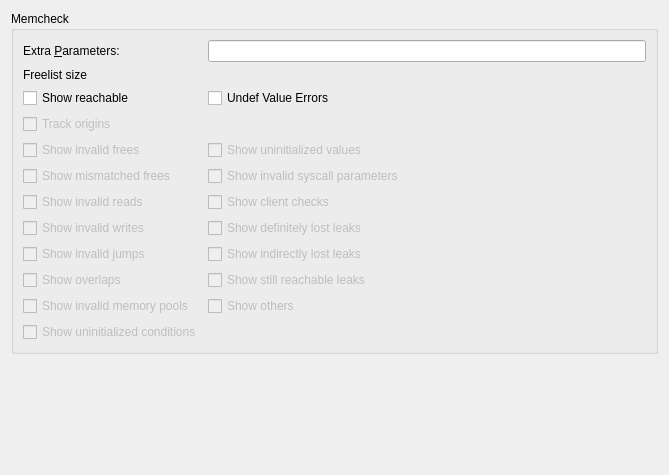
<?xml version="1.0" encoding="UTF-8"?>
<ui version="4.0">
 <class>ValgrindMemcheckConfig</class>
 <widget class="QWidget" name="ValgrindMemcheckConfig">
  <property name="geometry">
   <rect>
    <x>0</x>
    <y>0</y>
    <width>669</width>
    <height>475</height>
   </rect>
  </property>
  <layout class="QVBoxLayout">
   <item>
    <widget class="QGroupBox" name="groupBox">
     <property name="title">
      <string>Memcheck</string>
     </property>
     <layout class="QGridLayout">
      <item row="2" column="0">
       <widget class="QLabel" name="label_3">
        <property name="text">
         <string>Extra &amp;Parameters:</string>
        </property>
        <property name="buddy">
         <cstring>memcheckParameters</cstring>
        </property>
       </widget>
      </item>
      <item row="2" column="1">
       <widget class="KLineEdit" name="memcheckParameters"/>
      </item>
      <item row="3" column="0">
       <widget class="QLabel" name="label_2">
        <property name="text">
         <string>Freelist size</string>
        </property>
        <property name="buddy">
         <cstring>freeListSize</cstring>
        </property>
       </widget>
      </item>
      <item row="3" column="1">
       <widget class="KIntNumInput" name="freeListSize" native="true">
        <property name="value" stdset="0">
         <number>10000000</number>
        </property>
        <property name="minimum" stdset="0">
         <number>0</number>
        </property>
        <property name="relativeValue" stdset="0">
         <double>0.000000000000000</double>
        </property>
        <property name="suffix" stdset="0">
         <string> bytes</string>
        </property>
       </widget>
      </item>
      <item row="8" column="0">
       <widget class="QCheckBox" name="showInvalidFree">
        <property name="enabled">
         <bool>false</bool>
        </property>
        <property name="toolTip">
         <string>Wheter or not to trace invalid frees (call to free on a non-allocated address)</string>
        </property>
        <property name="text">
         <string>Show invalid frees</string>
        </property>
       </widget>
      </item>
      <item row="8" column="1">
       <widget class="QCheckBox" name="showUninitValue">
        <property name="enabled">
         <bool>false</bool>
        </property>
        <property name="text">
         <string>Show uninitialized values</string>
        </property>
       </widget>
      </item>
      <item row="9" column="0">
       <widget class="QCheckBox" name="showMismatchedFree">
        <property name="enabled">
         <bool>false</bool>
        </property>
        <property name="toolTip">
         <string>Wheter or not to trace mismatched frees (for example, trying to call free on an area allocated with new)</string>
        </property>
        <property name="text">
         <string>Show mismatched frees</string>
        </property>
       </widget>
      </item>
      <item row="9" column="1">
       <widget class="QCheckBox" name="showSyscallParam">
        <property name="enabled">
         <bool>false</bool>
        </property>
        <property name="text">
         <string>Show invalid syscall parameters</string>
        </property>
       </widget>
      </item>
      <item row="10" column="0">
       <widget class="QCheckBox" name="showInvalidRead">
        <property name="enabled">
         <bool>false</bool>
        </property>
        <property name="toolTip">
         <string>Wheter or not to trace invalid reads (dereferencing of a non-allocated address)</string>
        </property>
        <property name="text">
         <string>Show invalid reads</string>
        </property>
       </widget>
      </item>
      <item row="10" column="1">
       <widget class="QCheckBox" name="showClientCheck">
        <property name="enabled">
         <bool>false</bool>
        </property>
        <property name="text">
         <string>Show client checks</string>
        </property>
       </widget>
      </item>
      <item row="11" column="0">
       <widget class="QCheckBox" name="showInvalidWrite">
        <property name="enabled">
         <bool>false</bool>
        </property>
        <property name="toolTip">
         <string>Wheter or not to trace invalid writes (writing to a non-allocated address)</string>
        </property>
        <property name="text">
         <string>Show invalid writes</string>
        </property>
       </widget>
      </item>
      <item row="11" column="1">
       <widget class="QCheckBox" name="showLeakDefinitelyLost">
        <property name="enabled">
         <bool>false</bool>
        </property>
        <property name="text">
         <string>Show definitely lost leaks</string>
        </property>
       </widget>
      </item>
      <item row="12" column="0">
       <widget class="QCheckBox" name="showInvalidJump">
        <property name="enabled">
         <bool>false</bool>
        </property>
        <property name="toolTip">
         <string>Wheter or not to trace invalid jumps (call to an invalid pointer of function for example)</string>
        </property>
        <property name="text">
         <string>Show invalid jumps</string>
        </property>
       </widget>
      </item>
      <item row="12" column="1">
       <widget class="QCheckBox" name="showLeakIndirectlyLost">
        <property name="enabled">
         <bool>false</bool>
        </property>
        <property name="text">
         <string>Show indirectly lost leaks</string>
        </property>
       </widget>
      </item>
      <item row="13" column="0">
       <widget class="QCheckBox" name="showOverlap">
        <property name="enabled">
         <bool>false</bool>
        </property>
        <property name="text">
         <string>Show overlaps</string>
        </property>
       </widget>
      </item>
      <item row="13" column="1">
       <widget class="QCheckBox" name="showLeakStillReachable">
        <property name="enabled">
         <bool>false</bool>
        </property>
        <property name="text">
         <string>Show still reachable leaks</string>
        </property>
       </widget>
      </item>
      <item row="14" column="0">
       <widget class="QCheckBox" name="showInvalidMemPool">
        <property name="enabled">
         <bool>false</bool>
        </property>
        <property name="text">
         <string>Show invalid memory pools</string>
        </property>
       </widget>
      </item>
      <item row="14" column="1">
       <widget class="QCheckBox" name="showOthers">
        <property name="enabled">
         <bool>false</bool>
        </property>
        <property name="text">
         <string>Show others</string>
        </property>
       </widget>
      </item>
      <item row="15" column="0">
       <widget class="QCheckBox" name="showUninitCondition">
        <property name="enabled">
         <bool>false</bool>
        </property>
        <property name="text">
         <string>Show uninitialized conditions</string>
        </property>
       </widget>
      </item>
      <item row="4" column="0">
       <widget class="QCheckBox" name="showReachable">
        <property name="toolTip">
         <string>&lt;!DOCTYPE HTML PUBLIC &quot;-//W3C//DTD HTML 4.0//EN&quot; &quot;http://www.w3.org/TR/REC-html40/strict.dtd&quot;&gt;
&lt;html&gt;&lt;head&gt;&lt;meta name=&quot;qrichtext&quot; content=&quot;1&quot; /&gt;&lt;style type=&quot;text/css&quot;&gt;
p, li { white-space: pre-wrap; }
&lt;/style&gt;&lt;/head&gt;&lt;body style=&quot; font-family:'Cantarell'; font-size:11pt; font-weight:400; font-style:normal;&quot;&gt;
&lt;p style=&quot; margin-top:0px; margin-bottom:0px; margin-left:0px; margin-right:0px; -qt-block-indent:0; text-indent:0px;&quot;&gt;&lt;span style=&quot; font-family:'Arial,Geneva,Helvetica,sans-serif'; font-size:medium; color:#202020;&quot;&gt;When disabled, the memory leak detector only shows &amp;quot;definitely lost&amp;quot; and &amp;quot;possibly lost&amp;quot; blocks.&lt;/span&gt;&lt;/p&gt;
&lt;p style=&quot; margin-top:0px; margin-bottom:0px; margin-left:0px; margin-right:0px; -qt-block-indent:0; text-indent:0px;&quot;&gt;&lt;span style=&quot; font-family:'Arial,Geneva,Helvetica,sans-serif'; font-size:medium; color:#202020;&quot;&gt;When enabled, the leak detector also shows &amp;quot;reachable&amp;quot; and &amp;quot;indirectly lost&amp;quot; blocks.&lt;/span&gt;&lt;/p&gt;&lt;/body&gt;&lt;/html&gt;</string>
        </property>
        <property name="text">
         <string>Show reachable</string>
        </property>
       </widget>
      </item>
      <item row="5" column="0">
       <widget class="QCheckBox" name="trackOrigins">
        <property name="enabled">
         <bool>false</bool>
        </property>
        <property name="toolTip">
         <string>&lt;!DOCTYPE HTML PUBLIC &quot;-//W3C//DTD HTML 4.0//EN&quot; &quot;http://www.w3.org/TR/REC-html40/strict.dtd&quot;&gt;
&lt;html&gt;&lt;head&gt;&lt;meta name=&quot;qrichtext&quot; content=&quot;1&quot; /&gt;&lt;style type=&quot;text/css&quot;&gt;
p, li { white-space: pre-wrap; }
&lt;/style&gt;&lt;/head&gt;&lt;body style=&quot; font-family:'Cantarell'; font-size:11pt; font-weight:400; font-style:normal;&quot;&gt;
&lt;p style=&quot; margin-top:0px; margin-bottom:0px; margin-left:0px; margin-right:0px; -qt-block-indent:0; text-indent:0px;&quot;&gt;&lt;span style=&quot; font-family:'Arial,Geneva,Helvetica,sans-serif'; font-size:medium; color:#202020;&quot;&gt;Controls whether Memcheck tracks the origin of uninitialised values.&lt;/span&gt;&lt;/p&gt;&lt;/body&gt;&lt;/html&gt;</string>
        </property>
        <property name="text">
         <string>Track origins</string>
        </property>
       </widget>
      </item>
      <item row="4" column="1">
       <widget class="QCheckBox" name="undefValueErrors">
        <property name="enabled">
         <bool>true</bool>
        </property>
        <property name="toolTip">
         <string>Controls whether Memcheck reports uses of undefined value errors.</string>
        </property>
        <property name="text">
         <string>Undef Value Errors</string>
        </property>
        <property name="checked">
         <bool>false</bool>
        </property>
       </widget>
      </item>
     </layout>
    </widget>
   </item>
   <item>
    <spacer>
     <property name="orientation">
      <enum>Qt::Vertical</enum>
     </property>
     <property name="sizeHint" stdset="0">
      <size>
       <width>20</width>
       <height>71</height>
      </size>
     </property>
    </spacer>
   </item>
  </layout>
 </widget>
 <customwidgets>
  <customwidget>
   <class>KLineEdit</class>
   <extends>QLineEdit</extends>
   <header>klineedit.h</header>
  </customwidget>
  <customwidget>
   <class>KIntNumInput</class>
   <extends>QWidget</extends>
   <header>knuminput.h</header>
  </customwidget>
 </customwidgets>
 <resources/>
 <connections/>
</ui>
